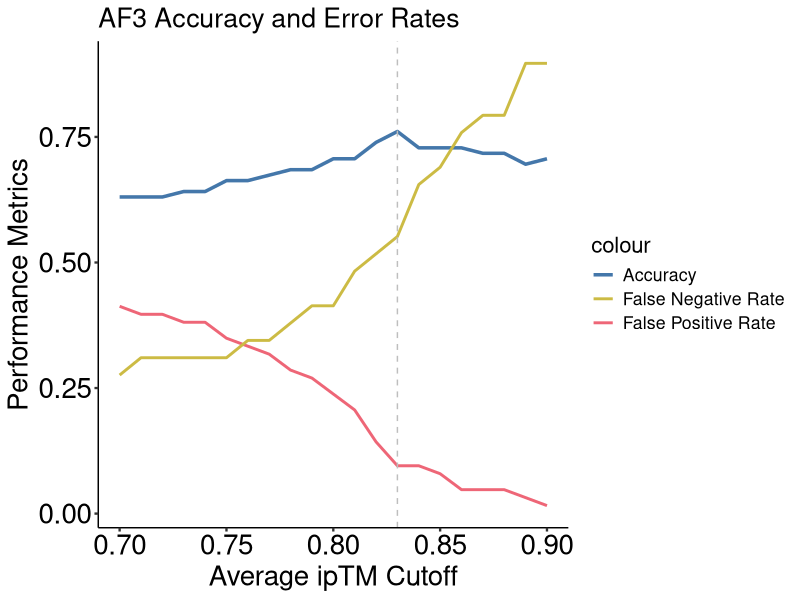
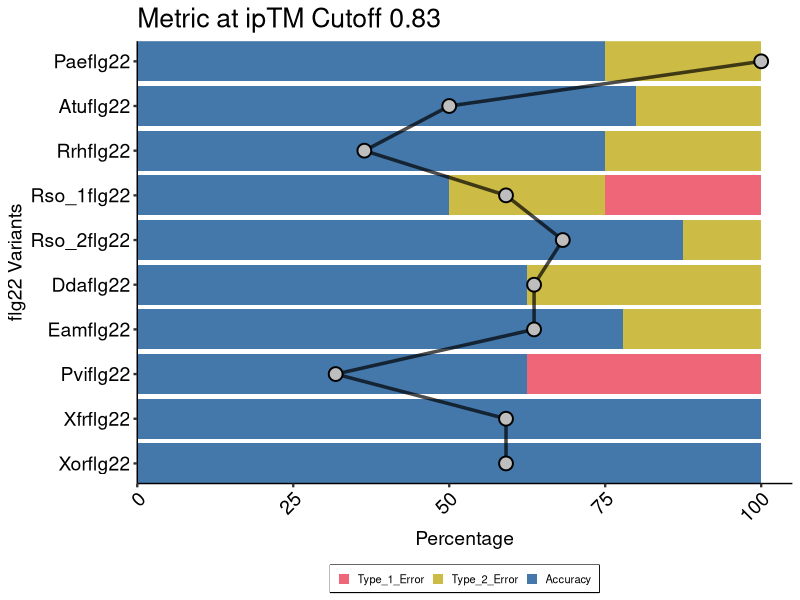
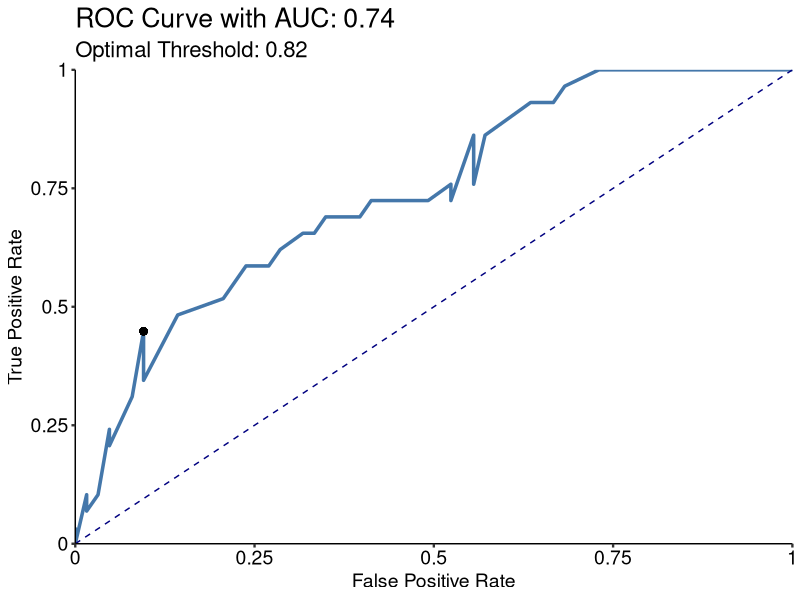
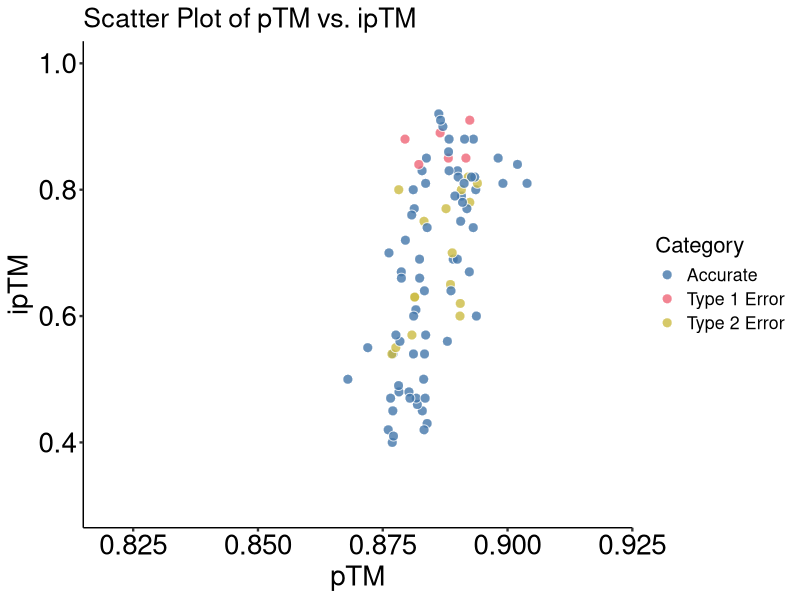
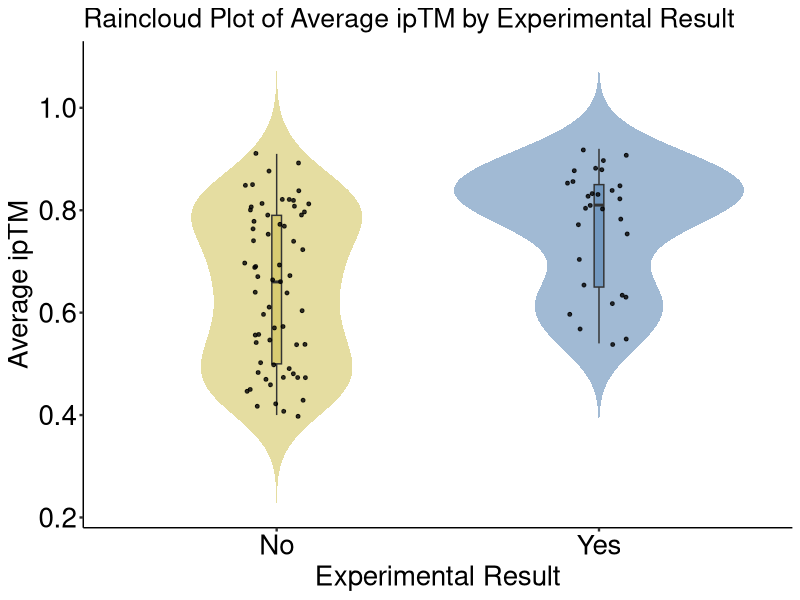
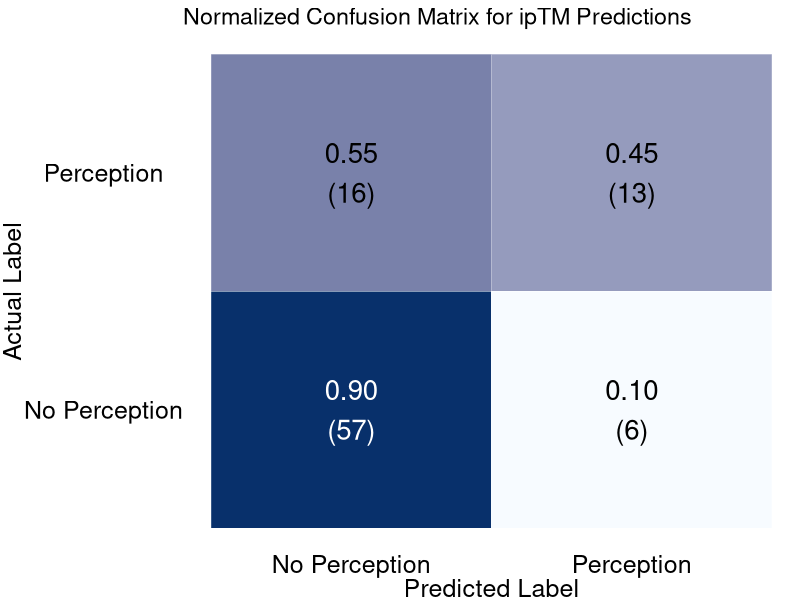
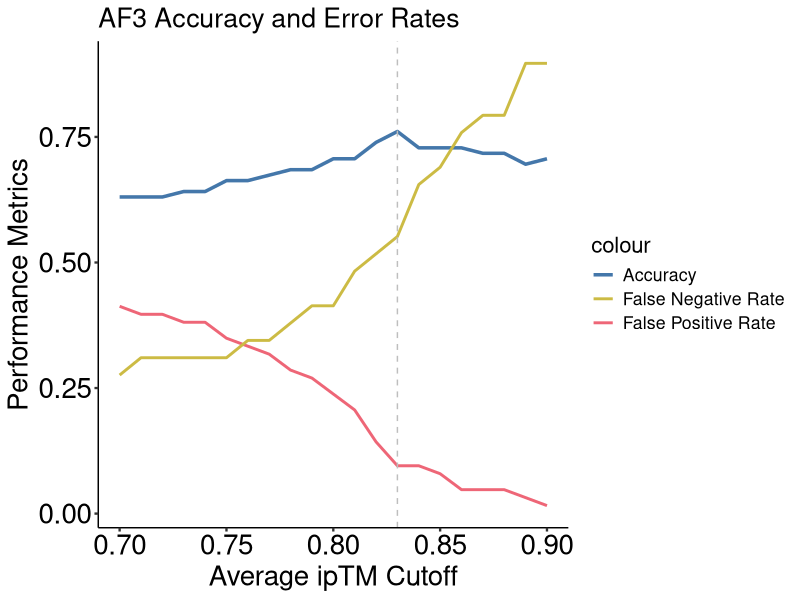
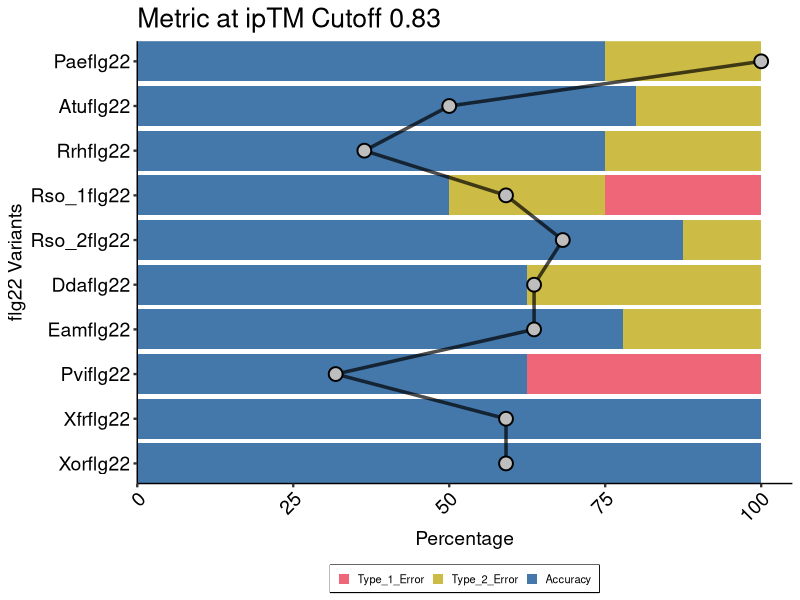

These charts were generated, in order, by the following R code:
## ---- chunk 1
knitr::opts_chunk$set(echo = TRUE)
## ---- chunk 2
library(ggplot2)
library(dplyr)
library(tidyr)

# Define your customized ggplot theme
my_ggplot_theme <- theme_classic() +
  theme(text = element_text(size = 16),
        axis.title.x = element_text(size = 20, color = "black"),
        axis.title.y = element_text(size = 20, color = "black"),
        axis.text.x = element_text(size = 20, color = "black"),
        axis.text.y = element_text(size = 20, color = "black"),
        axis.ticks = element_line(size = 0.8))

# Read and prepare the data
data <- read.csv("../input/af3/ipTM_ploting.csv")

# Define the range of cutoffs and expand the data
cutoffs <- seq(0.7, 0.9, by = 0.01)
expanded_data <- data %>% 
  crossing(Cutoff = cutoffs) %>% 
  mutate(
    Cutoff = as.numeric(Cutoff),
    Accurate = ifelse(Average_ipTM >= Cutoff & Experimental_Result == "Yes" |
                      Average_ipTM < Cutoff & Experimental_Result == "No", 1, 0),
    False_Positive = ifelse(Average_ipTM >= Cutoff & Experimental_Result == "No", 1, 0),
    False_Negative = ifelse(Average_ipTM < Cutoff & Experimental_Result == "Yes", 1, 0),
    True_Positive = ifelse(Average_ipTM >= Cutoff & Experimental_Result == "Yes", 1, 0),
    True_Negative = ifelse(Average_ipTM < Cutoff & Experimental_Result == "No", 1, 0)
  ) %>% 
  group_by(Cutoff) %>% 
  summarise(
    Accuracy = mean(Accurate),
    False_Positive_Rate = sum(False_Positive) / sum(False_Positive + True_Negative),
    False_Negative_Rate = sum(False_Negative) / sum(False_Negative + True_Positive),
    .groups = 'drop'
  )

# Find the optimal cutoff where accuracy is maximum
optimal_cutoff_index <- which.max(expanded_data$Accuracy)
optimal_cutoff <- expanded_data$Cutoff[optimal_cutoff_index]
max_accuracy <- expanded_data$Accuracy[optimal_cutoff_index]

# Output results
cat("Optimal ipTM Cutoff:", optimal_cutoff, "\n")
cat("Highest Accuracy:", max_accuracy * 100, "%\n")

# Plotting
ggplot(expanded_data, aes(x = Cutoff)) +
  geom_line(aes(y = Accuracy, color = "Accuracy"), size = 1.2) +
  geom_line(aes(y = False_Positive_Rate, color = "False Positive Rate"), size = 1) +
  geom_line(aes(y = False_Negative_Rate, color = "False Negative Rate"), size = 1) +
  geom_vline(xintercept = optimal_cutoff, linetype = "dashed", color = "gray", size = 0.5) +
  scale_color_manual(values = c("Accuracy" = "#4477aa",
                                "False Positive Rate" = "#ee6677",
                                "False Negative Rate" = "#ccbb44")) +
  labs(x = "Average ipTM Cutoff", y = "Performance Metrics", title = "AF3 Accuracy and Error Rates") +
  my_ggplot_theme

# Save the plot
ggsave("../output/af3/AF3_accuracy.pdf", dpi = 300, width = 8, height = 5)

## ---- chunk 3
library(ggplot2)
library(dplyr)
library(tidyr)

# Load and prepare the data
data <- read.csv("../input/af3/ipTM_ploting.csv") %>%
  filter(flg22_variants != "csp22")  # Remove csp22 right after loading the data

data_processed <- data %>%
  mutate(
    Accuracy = ifelse((Average_ipTM >= 0.83 & Experimental_Result == "Yes") | 
                      (Average_ipTM < 0.83 & Experimental_Result == "No"), 1, 0),
    Type_1_Error = ifelse(Average_ipTM >= 0.83 & Experimental_Result == "No", 1, 0),
    Type_2_Error = ifelse(Average_ipTM < 0.83 & Experimental_Result == "Yes", 1, 0)
  ) %>%
  group_by(flg22_variants) %>%
  summarise(
    Accuracy_Percentage = mean(Accuracy) * 100,
    Type_1_Error_Percentage = mean(Type_1_Error) * 100,
    Type_2_Error_Percentage = mean(Type_2_Error) * 100,
    .groups = 'drop'
  )

# Correctly pivot the data
data_long <- data_processed %>%
  pivot_longer(
    cols = c("Accuracy_Percentage", "Type_1_Error_Percentage", "Type_2_Error_Percentage"),
    names_to = "Metric",
    values_to = "Percentage"
  ) %>%
  mutate(Metric = gsub("_Percentage$", "", Metric))

# Set the order of flg22 variants as in the similarity matrix
variant_order <- c("Paeflg22", "Atuflg22", "Rrhflg22","Rso_1flg22", "Rso_2flg22","Ddaflg22", "Eamflg22", "Pviflg22", "Xfrflg22", "Xorflg22")
data_long$flg22_variants <- factor(data_long$flg22_variants, levels = rev(variant_order))
data_long$Metric <- factor(data_long$Metric, levels = c("Type_1_Error", "Type_2_Error", "Accuracy"))

# Prepare similarity data
similarity_data <- data.frame(
  flg22_variants = variant_order,
  sim = c(100, 50, 36.4, 59.1, 68.2, 63.6, 63.6, 31.8, 59.1, 59.1)
)
similarity_data$flg22_variants <- factor(similarity_data$flg22_variants, levels = variant_order)

my_ggplot_theme <- theme_classic() +
  theme(text = element_text(size = 16),
        axis.title.x = element_text(size = 14, color = "black"),
        axis.title.y = element_text(size = 14, color = "black"),
        axis.text.x = element_text(size = 14, color = "black"),
        axis.text.y = element_text(size = 14, color = "black"),
        axis.ticks = element_line(size = 0.8))
# Plot
stacked_plot <- ggplot(data_long, aes(x = flg22_variants, y = Percentage, fill = Metric)) +
  geom_bar(stat = "identity", position = "stack") +
  coord_flip() +  # This flips the plot to vertical orientation
  scale_fill_manual(values = c("Accuracy" = "#4477aa", "Type_1_Error" = "#ee6677", "Type_2_Error" = "#ccbb44")) +
  labs(title = "Metric at ipTM Cutoff 0.83",
       x = "flg22 Variants", y = "Percentage") +
  my_ggplot_theme +
  scale_y_continuous(expand = c(0, 0), limits = c(0, 105)) +
  scale_x_discrete(expand = c(0, 0)) +
  theme(axis.text.x = element_text(angle = 45, hjust = 1),
        legend.position = "bottom",  # Moves legend to the bottom
        legend.title = element_blank(),  # Optionally remove the legend title
        legend.box = "horizontal",  # Horizontal layout for the legend items
        legend.box.background = element_rect(color="black", size=0.5),  # Adds a box around the legend with a border
        legend.text = element_text(size = 8),  # Adjust text size for better fit
        legend.key.size = unit(0.3, "cm"))  # Adjusts the size of the legend keys

# Add similarity data as a line plot over the bars
final_plot <- stacked_plot +
  geom_line(data = similarity_data, aes(x = flg22_variants, y = sim, group = 1), 
            color = "black", size = 1.2, inherit.aes = FALSE, alpha = 0.7) +
  geom_point(data = similarity_data, aes(x = flg22_variants, y = sim), 
             color = "black", size = 4, inherit.aes = FALSE, 
             shape = 21, fill = "grey", stroke = 1)  # Increased size and added border

# Display the combined plot
print(final_plot)

# Optionally, save the plot
ggsave("../output/af3/combined_metrics_similarity_plot.pdf", final_plot, width = 4.2, height = 6)
## ---- chunk 4
library(ggplot2)
library(dplyr)

# Load the data
data <- read.csv("../input/af3/ipTM_ploting.csv")

my_ggplot_theme <- theme_classic() +
  theme(text = element_text(size = 16),
        axis.title.x = element_text(size = 14, color = "black"),
        axis.title.y = element_text(size = 14, color = "black"),
        axis.text.x = element_text(size = 14, color = "black"),
        axis.text.y = element_text(size = 14, color = "black"),
        axis.ticks = element_line(size = 0.8))

# Define the cutoff
cutoff <- 0.83

# Calculate accuracy based on the cutoff
data <- data %>%
  mutate(
    Accurate = ifelse((Average_ipTM >= cutoff & Experimental_Result == "Yes") | 
                      (Average_ipTM < cutoff & Experimental_Result == "No"), 1, 0)
  )

# Group by Experimental_Result and calculate accuracy percentage
accuracy_data <- data %>%
  group_by(Experimental_Result) %>%
  summarise(
    Accuracy_Percentage = mean(Accurate) * 100,
    .groups = 'drop'
  )

# Plotting the bar graph
plot <- ggplot(accuracy_data, aes(x = Experimental_Result, y = Accuracy_Percentage, fill = Experimental_Result)) +
  geom_bar(stat = "identity", alpha = 0.7) +
  labs(title = "Accuracy Rate by Experimental Result at ipTM Cutoff = 0.83",
       x = "Experimental Result",
       y = "Accuracy Percentage (%)") +
  my_ggplot_theme +
  theme(legend.position = "none")+
  ylim(0, 100)+
  scale_fill_manual(values = c("#ccbb44", "#4477aa"))  # Color aesthetic based on the experimental result

ggsave("../output/af3/accuracy_on_experimental_data.pdf", plot, width = 4, height = 5)
## ---- chunk 5
# Load necessary libraries
library(ggplot2)
library(pROC)
library(readr)  # Use read_csv from readr

# Read the data from the CSV file
data <- read_csv("../input/af3/ipTM_ploting.csv")  # Ensure the correct path and file extension

# Ensure the experimental results are properly formatted
data$Experimental_Result <- as.factor(data$Experimental_Result)

# Calculate the ROC curve
roc_obj <- roc(response = data$Experimental_Result, predictor = data$Average_ipTM)

# Extract coordinates for the ROC curve
coords <- coords(roc_obj, "all", ret = c("threshold", "sensitivity", "specificity", "accuracy"))
coords_df <- as.data.frame(coords)  # Convert to data frame for ggplot

# Calculate AUC
auc_value <- auc(roc_obj)

# Calculate maximum accuracy index
max_acc_index <- which.max(coords_df$accuracy)

# Plot the ROC curve using ggplot2
roc_plot <- ggplot(coords_df, aes(x = 1 - specificity, y = sensitivity)) +
  geom_line(color = "#4477aa", size = 1.2) +
  geom_line(data = data.frame(x = c(0, 1), y = c(0, 1)), aes(x, y), linetype = "dashed", color = "navy") +
  geom_point(aes(x = 1 - specificity[max_acc_index], y = sensitivity[max_acc_index]), color = "black", size = 2) +
  scale_x_continuous(expand = c(0, 0), limits = c(0, 1), breaks = c(0, 0.25, 0.5, 0.75, 1), labels = c("0", "0.25", "0.5", "0.75", "1")) +
  scale_y_continuous(expand = c(0, 0), limits = c(0, 1), breaks = c(0, 0.25, 0.5, 0.75, 1), labels = c("0", "0.25", "0.5", "0.75", "1")) +
  labs(title = sprintf("ROC Curve with AUC: %.2f", auc_value), 
       subtitle = sprintf("Optimal Threshold: %.2f", coords_df$threshold[max_acc_index]),
       x = "False Positive Rate", y = "True Positive Rate") +
 my_ggplot_theme

# Print the plot
print(roc_plot)

# Save the plot
ggsave("../output/af3/ROC.pdf", plot = roc_plot, width = 6.5, height = 6, dpi = 300)

## ---- chunk 6
# Load necessary libraries
library(ggplot2)
library(readr)
library(dplyr)

# Load the data from a CSV file
data <- read_csv("../input/af3/ipTM_ploting.csv")  # Replace with the correct file path

# Calculate the categories based on your conditions:
# Accurate: (ipTM >= 0.83 and Experimental Result = Yes) or (ipTM < 0.83 and Experimental Result = No)
# Type 1 Error: (ipTM >= 0.83 and Experimental Result = No)
# Type 2 Error: (ipTM < 0.83 and Experimental Result = Yes)
data <- data %>%
  mutate(Category = case_when(
    (Average_ipTM >= 0.83 & Experimental_Result == "Yes") | (Average_ipTM < 0.83 & Experimental_Result == "No") ~ "Accurate",
    Average_ipTM >= 0.83 & Experimental_Result == "No" ~ "Type 1 Error",
    Average_ipTM < 0.83 & Experimental_Result == "Yes" ~ "Type 2 Error",
    TRUE ~ "Uncategorized"  # Handling any data that does not fit the above categories
  ))

# Define a custom theme
my_ggplot_theme <- theme_classic() +
  theme(text = element_text(size = 16),
        axis.title.x = element_text(size = 20, color = "black"),
        axis.title.y = element_text(size = 20, color = "black"),
        axis.text.x = element_text(size = 20, color = "black"),
        axis.text.y = element_text(size = 20, color = "black"),
        axis.ticks = element_line(size = 0.8))

# Adding jitter to the pTM values within ggplot using geom_jitter
ggplot(data, aes(x=Average_pTM, y=Average_ipTM, fill=Category)) +
  geom_jitter(width=0.004, height=0, alpha=0.8, size=3, shape=21, stroke=0.5, color="white") +  # Adding jitter only horizontally with white outline
  scale_fill_manual(values=c("Accurate"="#4477aa", "Type 1 Error"="#ee6677", "Type 2 Error"="#ccbb44")) +
  labs(x="pTM", y="ipTM", title="Scatter Plot of pTM vs. ipTM") +
  xlim(0.82, 0.92) + ylim(0.3, 1)+
  my_ggplot_theme
  

# Display the plot
print(ggplot)
ggsave("../output/af3/scatter.pdf", width = 7, height = 6, dpi = 300)

## ---- chunk 7
# Load necessary libraries
library(ggplot2)
library(dplyr)
library(readr)  # For reading the CSV file

# Read the data from a CSV file
data <- read_csv("../input/af3/ipTM_ploting.csv")

# Assuming the data has columns 'Experimental_Result' and 'Average_ipTM'
data <- data %>%
  mutate(Experimental_Result = factor(Experimental_Result))

# Creating the raincloud plot
ggplot(data, aes(x = Experimental_Result, y = Average_ipTM, fill = Experimental_Result)) +
  geom_violin(trim = FALSE, alpha = 0.5, color = NA, show.legend = FALSE) +  # Density plot
  geom_boxplot(width = 0.03, outlier.shape = NA, alpha = 0.5, show.legend = FALSE) +  # Boxplot inside the violin
  geom_jitter(size = 1, alpha = 0.8, color = "black", width = 0.1, show.legend = FALSE) +  # Points with jitter
  scale_fill_manual(values = c("#ccbb44", "#4477aa")) +  # Custom colors for each experimental result
  labs(title = "Raincloud Plot of Average ipTM by Experimental Result",
       x = "Experimental Result",
       y = "Average ipTM") +
  #geom_hline(yintercept = 0.83, linetype = "solid", color = "darkgrey", size = 0.5) +
  #legend()+
 my_ggplot_theme

# Optionally, you can save the plot to a file
ggsave("../output/af3/raincloud.pdf", width = 6, height = 6, dpi = 300)


## ---- chunk 8
# Load necessary libraries
library(ggplot2)
library(dplyr)
library(readr)  # Ensure read_csv is available

# Read the data
data <- read_csv("../input/af3/ipTM_ploting.csv")

# Apply cutoff to 'Average_ipTM' to get predictions
data$Predicted_Result <- ifelse(data$Average_ipTM >= 0.83, "Perception", "No Perception")

# Adjust experimental result for consistent labeling
data$Experimental_Result <- ifelse(data$Experimental_Result == "Yes", "Perception", "No Perception")

# Calculate the confusion matrix
table_data <- table(Actual = data$Experimental_Result, Predicted = data$Predicted_Result)

# Normalize the confusion matrix by actual outcomes
table_data_normalized <- prop.table(table_data, 1)

# Convert the matrix to a dataframe for ggplot, including actual counts
df_cm <- as.data.frame(table_data)
names(df_cm) <- c("Actual", "Predicted", "Count")
df_cm$Freq <- as.vector(table_data_normalized)

# Plotting
ggplot(data = df_cm, aes(x = Predicted, y = Actual, fill = Freq)) +
  geom_tile(color = "white") +
  geom_text(aes(label = sprintf("%.2f\n(%d)", Freq, Count), color = ifelse(Freq > 0.7, "white", "black")),
            vjust = 0.5, hjust = 0.5, size = 7) +  # Center text and increase size
  scale_fill_gradient(low = "#f7fbff", high = "#08306b") +  # Using a blue gradient from light to dark
  scale_color_identity() +  # Allow direct color specification in geom_text
  labs(title = "Normalized Confusion Matrix for ipTM Predictions", x = "Predicted Label", y = "Actual Label") +
  theme_void() +
  theme(text = element_text(size = 14),
        axis.title.x = element_text(size = 18, color = "black"),
        axis.title.y = element_text(size = 18, color = "black", angle = 90),
        axis.text.x = element_text(size = 18, color = "black"),
        axis.text.y = element_text(size = 18, color = "black"),
#        axis.ticks = element_line(size = 0.8),
        legend.position = "none")

# Save the plot
ggsave("../output/af3/confusion_matrix.pdf", width = 7, height = 6, dpi = 300)

